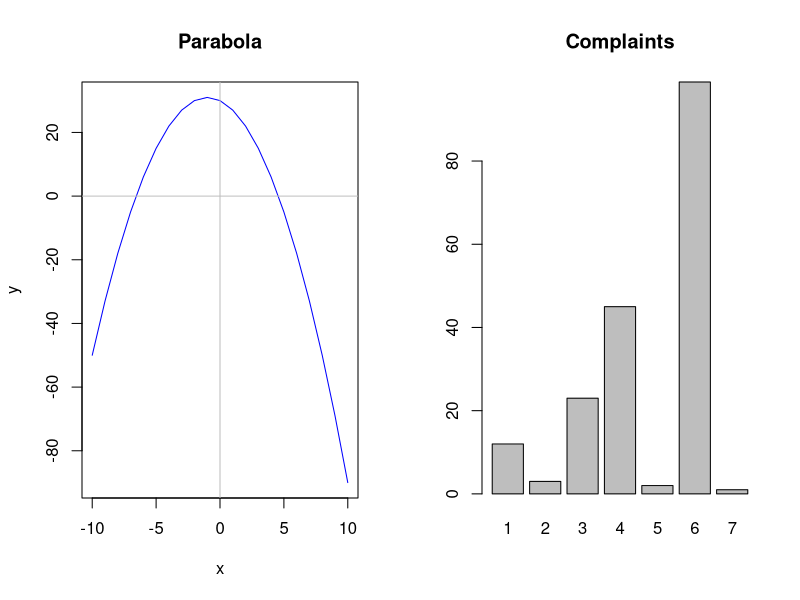

Write the R code that produced this figure.
# Figure 3.2

png("manuscript/resources/03_basics/basic_plots.png", width = 800, height = 400)
par(mfrow = c(1, 2))

x <- -10:10
y <- -x^2 -2 * x + 30
plot(x, y, type = "l", col = "blue", main = "Parabola")
abline(h = 0, col = "grey")
abline(v = 0, col = "grey")

complaints <- c(12, 3, 23, 45, 2, 99, 1)
barplot(complaints, main = "Complaints", names.arg = 1:7)
dev.off()
